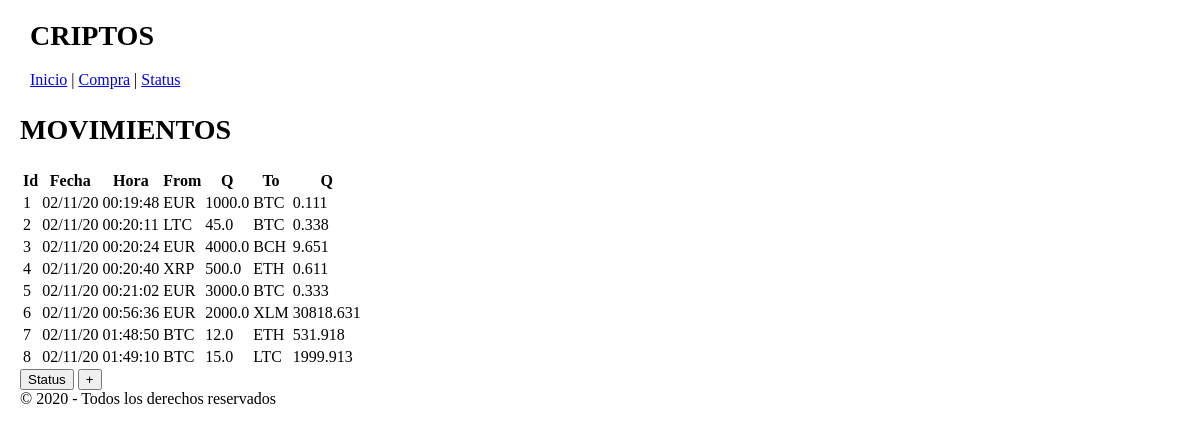
The page / on the database its author committed.
### tables this page shows
CREATE TABLE "Movements" (
	`id`	INTEGER,
	`unix`	TEXT,
	`date`	TEXT,
	`from_currency`	INTEGER,
	`from_quantity`	REAL,
	`to_currency`	INTEGER,
	`to_quantity`	REAL,
	`precio_unitario`	REAL,
	PRIMARY KEY(`id`)
);

### criptos/routes.py (the view)
@app.route("/")
def index():
    registros = todosMovDB()
    return render_template("index.html", registros=registros)

### criptos/routes.py (called while the page is built)
def todosMovDB():
    conn = sqlite3.connect(BASE_DATOS)
    cursor = conn.cursor()
    consulta = 'SELECT id, date, unix, from_currency, from_quantity, to_currency, to_quantity FROM Movements;'
    rows = cursor.execute(consulta)
    filas = []
    for row in rows:
        filas.append(row)
    conn.close()
    return filas

### criptos/templates/index.html (shortened to what this page needs)
{% extends "base.html" %}
{% block content %}
    <h1>MOVIMIENTOS</h1>
        <table class="u-full-width">
            <tr>
                <th>Id</th>
                <th>Fecha</th>
                <th>Hora</th>
                <th>From</th>
                <th>Q</th>
                <th>To</th>
                <th>Q</th>
            </tr>
            {% for mov in registros %}
            <tr>
                <td>{{mov[0]}}</td>
                <td>{{mov[1]}}</td>
                <td>{{mov[2]}}</td>
                <td>{{mov[3]}}</td>
                <td>{{mov[4]}}</td>
                <td>{{mov[5]}}</td>
                <td>{{mov[6]}}</td>
            </tr>
            {% endfor %}
        </table>
        <a href="/status"><input type="button" value="Status"></a>
        <a href="/purchase"><input type="button" value="+"></a>
{% endblock %}

### criptos/templates/base.html (shortened to what this page needs)
<html lang="en">
<head>
    <link rel="stylesheet" href="//cdnjs.cloudflare.com/ajax/libs/normalize/5.0.0/normalize.css">
    <link rel="stylesheet" href="//cdnjs.cloudflare.com/ajax/libs/milligram/1.3.0/milligram.css">
    <link rel="stylesheet" href="/static/css/base.css">
</head>
<body>
    <header>
        <h1>CRIPTOS</h1>
        <div id="menu">
            <a href="/">Inicio</a> | <a href="/purchase">Compra</a>  |  <a href="/status">Status</a>
        </div>
    </header>
    <section>
        {% block content %}{% endblock %}
    </section>
    <footer>&copy 2020 - Todos los derechos reservados</footer>
</body>
</html>

### criptos/static/css/base.css (style rules this page uses)
body { margin: 20px; }
header { margin-left: 10px; }
h1 { font-size: 28px; }
#menu { margin-bottom: 25px; }

### rows shown on the page
Movements: id "1", date "02/11/20", unix "00:19:48", from_currency "EUR", from_quantity "1000.0", to_currency "BTC", to_quantity "0.111"
Movements: id "2", date "02/11/20", unix "00:20:11", from_currency "LTC", from_quantity "45.0", to_currency "BTC", to_quantity "0.338"
Movements: id "3", date "02/11/20", unix "00:20:24", from_currency "EUR", from_quantity "4000.0", to_currency "BCH", to_quantity "9.651"
Movements: id "4", date "02/11/20", unix "00:20:40", from_currency "XRP", from_quantity "500.0", to_currency "ETH", to_quantity "0.611"
Movements: id "5", date "02/11/20", unix "00:21:02", from_currency "EUR", from_quantity "3000.0", to_currency "BTC", to_quantity "0.333"
Movements: id "6", date "02/11/20", unix "00:56:36", from_currency "EUR", from_quantity "2000.0", to_currency "XLM", to_quantity "30818.631"
Movements: id "7", date "02/11/20", unix "01:48:50", from_currency "BTC", from_quantity "12.0", to_currency "ETH", to_quantity "531.918"
Movements: id "8", date "02/11/20", unix "01:49:10", from_currency "BTC", from_quantity "15.0", to_currency "LTC", to_quantity "1999.913"
